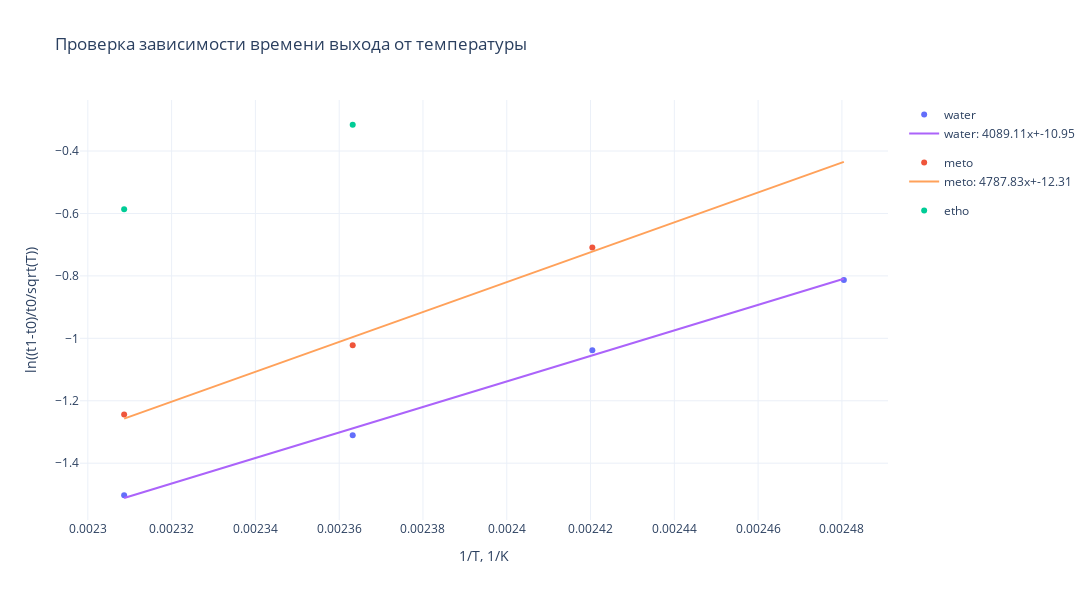

Notebook cell for this chart:
### Code cell
df_x = df_alc.pivot(index='T', columns='sample', values='t').reset_index()
x = 1/(df_x['T']+273.15)
t0 = df_x['inert']
t1water = df_x['water']
t1meto = df_x['meto']
t1etho = df_x['etho']
ywater = y(t1water, t0, df_x['T']+273.15)
ymeto = y(t1meto, t0, df_x['T']+273.15)
yetho = y(t1etho, t0, df_x['T']+273.15)

kwater, bwater = np.polyfit(x, ywater, 1)
kmeto, bmeto = np.polyfit(x[1:], ymeto[1:], 1)
ketho, betho = np.polyfit(x[2:], yetho[2:], 1)

xs = np.linspace(x.min(), x.max(), 20)

fig = go.Figure()
fig.add_trace(go.Scatter(x=x, y=ywater, mode='markers', name='water', legendgroup='water'))
fig.add_trace(go.Scatter(x=x, y=ymeto, mode='markers', name='meto', legendgroup='meto'))
fig.add_trace(go.Scatter(x=x, y=yetho, mode='markers', name='etho', legendgroup='etho'))

fig.add_trace(go.Scatter(x=xs, y=kwater*xs+bwater, mode='lines', name=f'water: {kwater:.2f}x+{bwater:.2f}', legendgroup='water'))
fig.add_trace(go.Scatter(x=xs, y=kmeto*xs+bmeto, mode='lines', name=f'meto: {kmeto:.2f}x+{bmeto:.2f}', legendgroup='meto'))
# fig.add_trace(go.Scatter(x=xs, y=ketho*xs+betho, mode='lines', name=f'etho: {ketho:.2f}x+{betho:.2f}', legendgroup='etho'))

fig.update_layout(
    xaxis_title='1/T, 1/K',
    yaxis_title='ln((t1-t0)/t0/sqrt(T))',
    title='Проверка зависимости времени выхода от температуры',
    height=600,
    width=1200,
)
fig.write_image('temperature.png')
fig.show()

### Figure 1 — Plotly figure (JSON) as saved in the notebook; plotly's stock layout.template omitted (floating-point values rounded to 4 significant figures)
{"data": [{"legendgroup": "water", "mode": "markers", "name": "water", "type": "scatter", "x": [0.00248, 0.00242, 0.002363, 0.002309], "y": [-0.8131, -1.038, -1.31, -1.503]}, {"legendgroup": "meto", "mode": "markers", "name": "meto", "type": "scatter", "x": [0.00248, 0.00242, 0.002363, 0.002309], "y": [null, -0.7093, -1.022, -1.244]}, {"legendgroup": "etho", "mode": "markers", "name": "etho", "type": "scatter", "x": [0.00248, 0.00242, 0.002363, 0.002309], "y": [null, null, -0.3158, -0.5864]}, {"legendgroup": "water", "mode": "lines", "name": "water: 4089.11x+-10.95", "type": "scatter", "x": [0.002309, 0.002318, 0.002327, 0.002336, 0.002345, 0.002354, 0.002363, 0.002372, 0.002381, 0.00239, 0.002399, 0.002408, 0.002417, 0.002426, 0.002435, 0.002444, 0.002453, 0.002462, 0.002471, 0.00248], "y": [-1.512, -1.475, -1.438, -1.401, -1.364, -1.327, -1.29, -1.253, -1.216, -1.179, -1.142, -1.105, -1.068, -1.031, -0.9939, -0.9569, -0.92, -0.883, -0.846, -0.8091]}, {"legendgroup": "meto", "mode": "lines", "name": "meto: 4787.83x+-12.31", "type": "scatter", "x": [0.002309, 0.002318, 0.002327, 0.002336, 0.002345, 0.002354, 0.002363, 0.002372, 0.002381, 0.00239, 0.002399, 0.002408, 0.002417, 0.002426, 0.002435, 0.002444, 0.002453, 0.002462, 0.002471, 0.00248], "y": [-1.257, -1.214, -1.171, -1.127, -1.084, -1.041, -0.9975, -0.9542, -0.9109, -0.8676, -0.8243, -0.7811, -0.7378, -0.6945, -0.6512, -0.6079, -0.5646, -0.5213, -0.478, -0.4347]}], "layout": {"height": 600, "title": {"text": "Проверка зависимости времени выхода от температуры"}, "width": 1200, "xaxis": {"title": {"text": "1/T, 1/K"}}, "yaxis": {"title": {"text": "ln((t1-t0)/t0/sqrt(T))"}}}}
